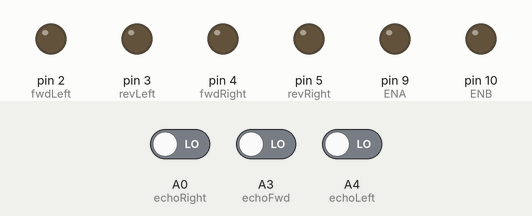
Simulated run of this sketch. Board: Arduino Uno, built with avr-gcc and run on an emulated ATmega328P. On the bench: output pins drawn as LEDs (lit = HIGH). The inputs (shaded band) are chosen by the test bench; at power-on: A0 (echoRight) LOW, A3 (echoFwd) LOW, A4 (echoLeft) LOW. Random numbers use the default seed unless the sketch sets one; pins used as bus, display or sensor lines are not drawn.

Above: at 0.85 s.
At 12.8 s:
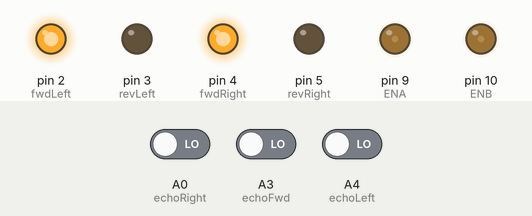
Timing chart, 0 to 14.6 s (numbered marks = the images above):
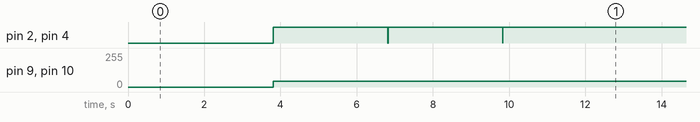

Measured:
- by itself, pin 2 (fwdLeft), pin 4 (fwdRight): repeats every 12.0 s: LOW 0.01 s, HIGH 3.0 s, LOW 0.01 s, HIGH 6.0 s, LOW 0.01 s, HIGH 3.0 s
- by itself, pin 9 (ENA), pin 10 (ENB): 0/255 → 45/255 at 3.8 s

The sketch:

ObjectAvoidance.ino
```cpp
int trigLeft = A5;  // TrigA2,echo a3 -sn1
int trigRight = A1; // trigA1, echo A0 - sn2
int trigFwd= A2; // trigA5, echo A4 - sn3

int echoLeft= A4;
int echoRight = A0;
int echoFwd = A3;

int ENA = 9;
int ENB = 10;

int fwdLeft  = 2;  //IN1=2,IN2=3,IN3=4,IN4=5
int revLeft  = 3;
int fwdRight = 4;
int revRight = 5;

long durationLeft,durationRight,durationFwd, distanceLeft, distanceRight, distanceFwd;

void setup(){
  delay (random(500,2000)); //delay for a random time
  Serial.begin(9600);
  pinMode(revLeft,  OUTPUT);
  pinMode(fwdLeft,  OUTPUT);
  pinMode(revRight, OUTPUT);
  pinMode(fwdRight, OUTPUT);
  pinMode(trigLeft, OUTPUT);
  pinMode(trigRight,OUTPUT);
  pinMode(trigFwd,  OUTPUT);
  pinMode(echoLeft, INPUT);
  pinMode(echoRight,INPUT);
  pinMode(echoFwd,  INPUT);
}

const int speed = 45;


void pause(){
    digitalWrite(revLeft,  LOW);
    digitalWrite(fwdLeft,  LOW);
    digitalWrite(revRight, LOW);
    digitalWrite(fwdRight, LOW);
    delay(10);
  }
void moveForward(){
    digitalWrite(revLeft, LOW);
    digitalWrite(fwdLeft, HIGH);
    digitalWrite(revRight, LOW);
    digitalWrite(fwdRight, HIGH);
    analogWrite(ENA , speed);
    analogWrite(ENB, speed);
    delay(3000);
  }
void moveRight(){
    digitalWrite(revLeft, LOW);
    digitalWrite(fwdLeft, LOW);
    digitalWrite(revRight, LOW);
    digitalWrite(fwdRight, HIGH);
    analogWrite(ENA , speed);
    analogWrite(ENB, speed);

 }

void moveLeft(){
    digitalWrite(revLeft, LOW);
    digitalWrite(fwdLeft, HIGH);
    digitalWrite(revRight, LOW);
    digitalWrite(fwdRight, LOW);
    analogWrite(ENA , speed);
    analogWrite(ENB, speed);

  }
void reverse(){
    digitalWrite(revLeft, HIGH);
    digitalWrite(fwdLeft, LOW);
    digitalWrite(revRight, HIGH);
    digitalWrite(fwdRight, LOW);
    analogWrite(ENA , 30);
    analogWrite(ENB, 50);
    delay(500);
  }

void checkForward(){
  if (distanceLeft > 10 and distanceRight > 10 and distanceFwd > 10){ //if no obstacles move forward
    moveForward();
  }
  else if (distanceFwd < 10){
    pause();
    moveRight();
    moveForward();
 }
}

void checkLeft(){
  if(distanceLeft < 10){
    pause();
    moveRight();
    moveForward();
  }
}
void checkRight(){
  if(distanceRight < 10){
    pause();
    moveLeft();
    moveForward();
 }
}

void loop(){
  digitalWrite(trigLeft, LOW);
  delayMicroseconds(2);
  digitalWrite(trigRight, LOW);
  delayMicroseconds(2);
  digitalWrite(trigFwd, LOW);
  delayMicroseconds(2);

  digitalWrite(trigLeft, HIGH);
  delayMicroseconds(10);
  digitalWrite(trigRight, HIGH);
  delayMicroseconds(10);
  digitalWrite(trigFwd, HIGH);
  delayMicroseconds(10);

  durationLeft = pulseIn(echoLeft, HIGH);
  durationRight = pulseIn(echoRight, HIGH);
  durationFwd = pulseIn(echoFwd, HIGH);

  distanceLeft = durationLeft / 58.2 ; // convert to distance
  distanceRight = durationRight / 58.2;
  distanceFwd = durationFwd / 58.2;

  checkForward();
  checkLeft();
  checkRight();

}
```
